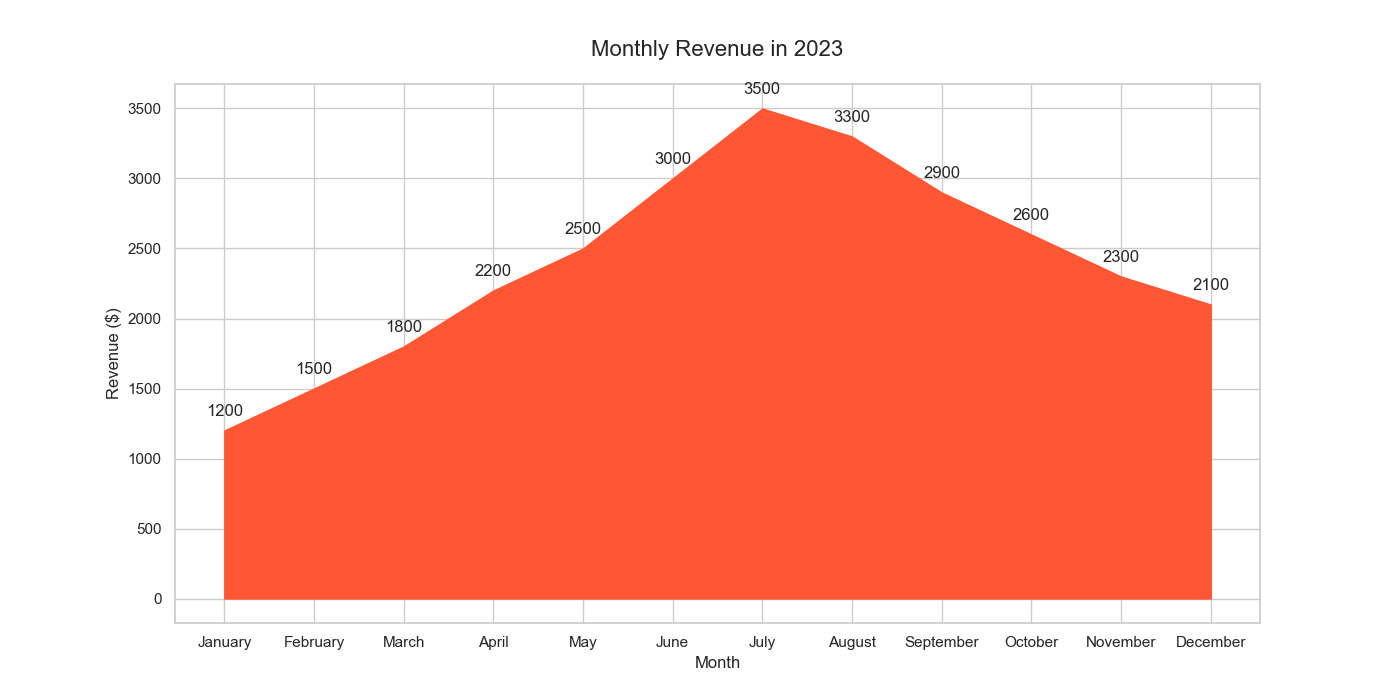

Python code for this plot:

import matplotlib.pyplot as plt

# Data
months = ['January', 'February', 'March', 'April', 'May', 'June', 
          'July', 'August', 'September', 'October', 'November', 'December']
revenue = [1200, 1500, 1800, 2200, 2500, 3000, 3500, 3300, 2900, 2600, 2300, 2100]

# Figure Size
plt.figure(figsize=(14, 7))

# Plot area chart
plt.fill_between(months, revenue, color='#FF5733')

# Title and labels
plt.title('Monthly Revenue in 2023', fontsize=16, pad=20)
plt.xlabel('Month', fontsize=12)
plt.ylabel('Revenue ($)', fontsize=12)

# Show grid
plt.grid(True)

# Annotation
for i, value in enumerate(revenue):
    plt.text(i, value + 100, str(value), ha='center')

# Show the plot
plt.show()
